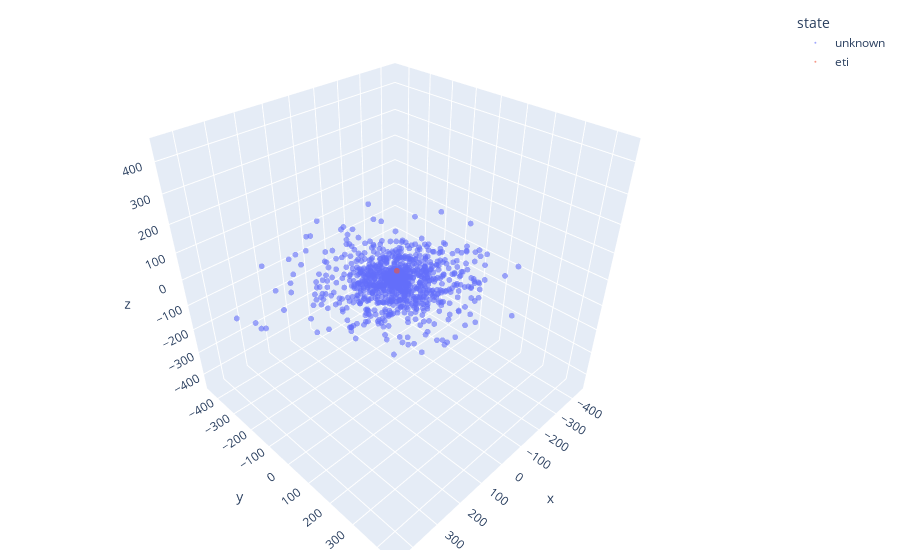

Notebook cell for this chart:
### Markdown cell above
## Plot initial state

### Code cell
if num_target_stars < 1e5:
    plot_galaxy(star_map).show()
else:
    plot_galaxy(star_map.sample(10000)).show()

### Figure 1 — Plotly figure (JSON) as saved in the notebook; plotly's stock layout.template omitted (floating-point values rounded to 4 significant figures; data arrays with more than 128 entries replaced by an {"elided": "..."} marker saying what was removed)
{"data": [{"hovertemplate": "state=unknown<br>x=%{x}<br>y=%{y}<br>z=%{z}<extra></extra>", "legendgroup": "unknown", "marker": {"color": "#636efa", "opacity": 0.6, "size": 2, "symbol": "circle"}, "mode": "markers", "name": "unknown", "scene": "scene", "showlegend": true, "type": "scatter3d", "x": {"elided": "999 float values"}, "y": {"elided": "999 float values"}, "z": {"elided": "999 float values"}}, {"hovertemplate": "state=eti<br>x=%{x}<br>y=%{y}<br>z=%{z}<extra></extra>", "legendgroup": "eti", "marker": {"color": "#EF553B", "opacity": 0.6, "size": 2, "symbol": "circle"}, "mode": "markers", "name": "eti", "scene": "scene", "showlegend": true, "type": "scatter3d", "x": [-32.1], "y": [-24.19], "z": [7.488]}], "layout": {"autosize": true, "legend": {"title": {"text": "state"}, "tracegroupgap": 0}, "margin": {"b": 10, "l": 10, "r": 20, "t": 10}, "scene": {"aspectmode": "auto", "aspectratio": {"x": 1, "y": 1, "z": 1}, "domain": {"x": [0, 1], "y": [0, 1]}, "xaxis": {"nticks": 10, "range": [-468.9, 468.9], "title": {"text": "x"}, "type": "linear"}, "yaxis": {"nticks": 10, "range": [-468.9, 468.9], "title": {"text": "y"}, "type": "linear"}, "zaxis": {"nticks": 10, "range": [-468.9, 468.9], "title": {"text": "z"}, "type": "linear"}}}}
